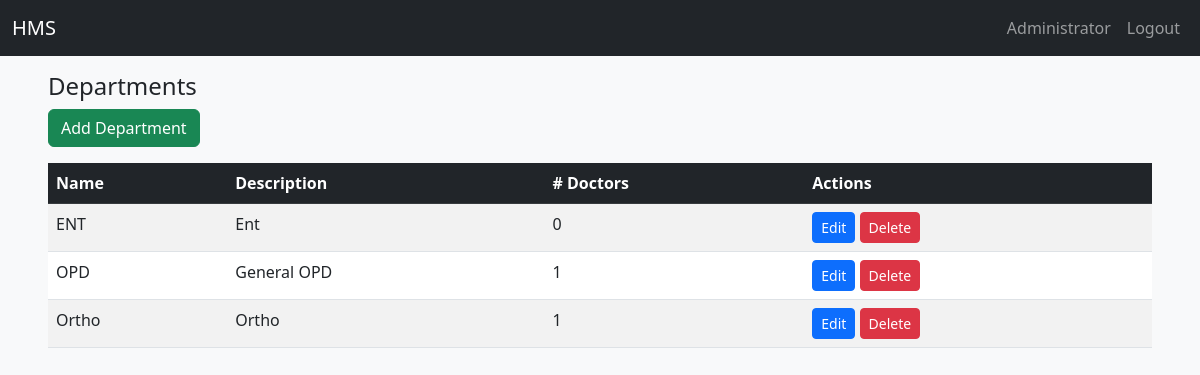
The page /admin/departments (signed in) on the database its author committed.
### app/models.py (models this page shows, shortened)
class User(UserMixin, db.Model):
    id = db.Column(db.Integer, primary_key=True)
    email = db.Column(db.String(120), unique=True, nullable=False)
    name = db.Column(db.String(120), nullable=False)
    password_hash = db.Column(db.String(128), nullable=False)
    role = db.Column(db.String(20), nullable=False)
    active = db.Column(db.Boolean, default=True)
    reason= db.Column(db.String(255))
    created_at = db.Column(db.DateTime, default=func.now())
    doctor = db.relationship('DoctorProfile', backref='user', uselist=False)
    patient = db.relationship('PatientProfile', backref='user', uselist=False)

class Department(db.Model):
    id = db.Column(db.Integer, primary_key=True)
    name = db.Column(db.String(120), unique=True, nullable=False)
    description = db.Column(db.Text)
    doctors = db.relationship('DoctorProfile', backref='department', lazy='dynamic')

### app/routes.py (the view)
@main.route('/admin/departments')
@login_required
@role_required('admin')
def list_departments():
    depts = Department.query.order_by(Department.name).all()
    return render_template('department_list.html', departments=depts)

### app/routes.py (called while the page is built)
def role_required(role):
    from functools import wraps
    def decorator(fn):
        @wraps(fn)
        def wrapper(*args, **kwargs):
            if not current_user.is_authenticated or current_user.role != role:
                flash('Access denied', 'danger')
                return redirect(url_for('views.login'))
            return fn(*args, **kwargs)
        return wrapper
    return decorator

### app/templates/department_list.html (shortened to what this page needs)
{% extends 'base.html' %} {% block title %}| Departments {% endblock %}
{% block content %}
<h4>Departments</h4>
<a class="btn btn-success mb-3" href="{{ url_for('main.add_department') }}">Add Department</a>
<table class="table table-striped table-hover">
  <thead class="table-dark">
    <tr><th>Name</th><th>Description</th><th># Doctors</th><th>Actions</th></tr>
  </thead>
  <tbody>
    {% for d in departments %}
    <tr>
      <td>{{ d.name }}</td>
      <td>{{ d.description }}</td>
      <td>{{ d.doctors.count() }}</td>
      <td>
        <a class="btn btn-sm btn-primary" href="{{ url_for('main.edit_department', dept_id=d.id) }}">Edit</a>
        <form method="post" action="{{ url_for('main.delete_department', dept_id=d.id) }}" style="display:inline">
          <button class="btn btn-sm btn-danger">Delete</button>
        </form>
      </td>
    </tr>
    {% endfor %}
  </tbody>
</table>
{% endblock %}

### app/templates/base.html (shortened to what this page needs)
<!doctype html>
<html lang="en">
<head>
  <link href="https://cdn.jsdelivr.net/npm/bootstrap@5.3.0/dist/css/bootstrap.min.css" rel="stylesheet">
  <link rel="stylesheet" href="{{ url_for('static', filename='css/style.css') }}">
</head>
<body>
<nav class="navbar navbar-expand-lg navbar-dark bg-dark">
  <div class="container-fluid">
    <a class="navbar-brand text-white" id="home" href="/">HMS</a>
    <div class="collapse navbar-collapse">
      <ul class="navbar-nav ms-auto mb-2 mb-lg-0 ">
        {% if current_user.is_authenticated %}
          <li class="nav-item text-white"><a class="nav-link" href="#">{{ current_user.name }}</a></li>
          <li class="nav-item text-white"><a class="nav-link" href="{{ url_for('main.logout') }}">Logout</a></li>
        {% endif %}
      </ul>
    </div>
  </div>
</nav>
<div class="toast-container position-fixed top-0 end-0 p-3" style="z-index: 2000;">
</div>
<div class="container-fluid mt-3 px-5">
  {% block content %}
  {% endblock %}
</div>
</body>
</html>

### app/static/css/style.css (style rules this page uses)
body { background-color: #f8f9fa; font-family: "Segoe UI", Roboto, Arial, sans-serif; }

### rows shown on the page
User: name "Administrator"
Department: name "ENT", description "Ent", doctors.count "0"
Department: name "OPD", description "General OPD", doctors.count "1"
Department: name "Ortho", description "Ortho", doctors.count "1"
